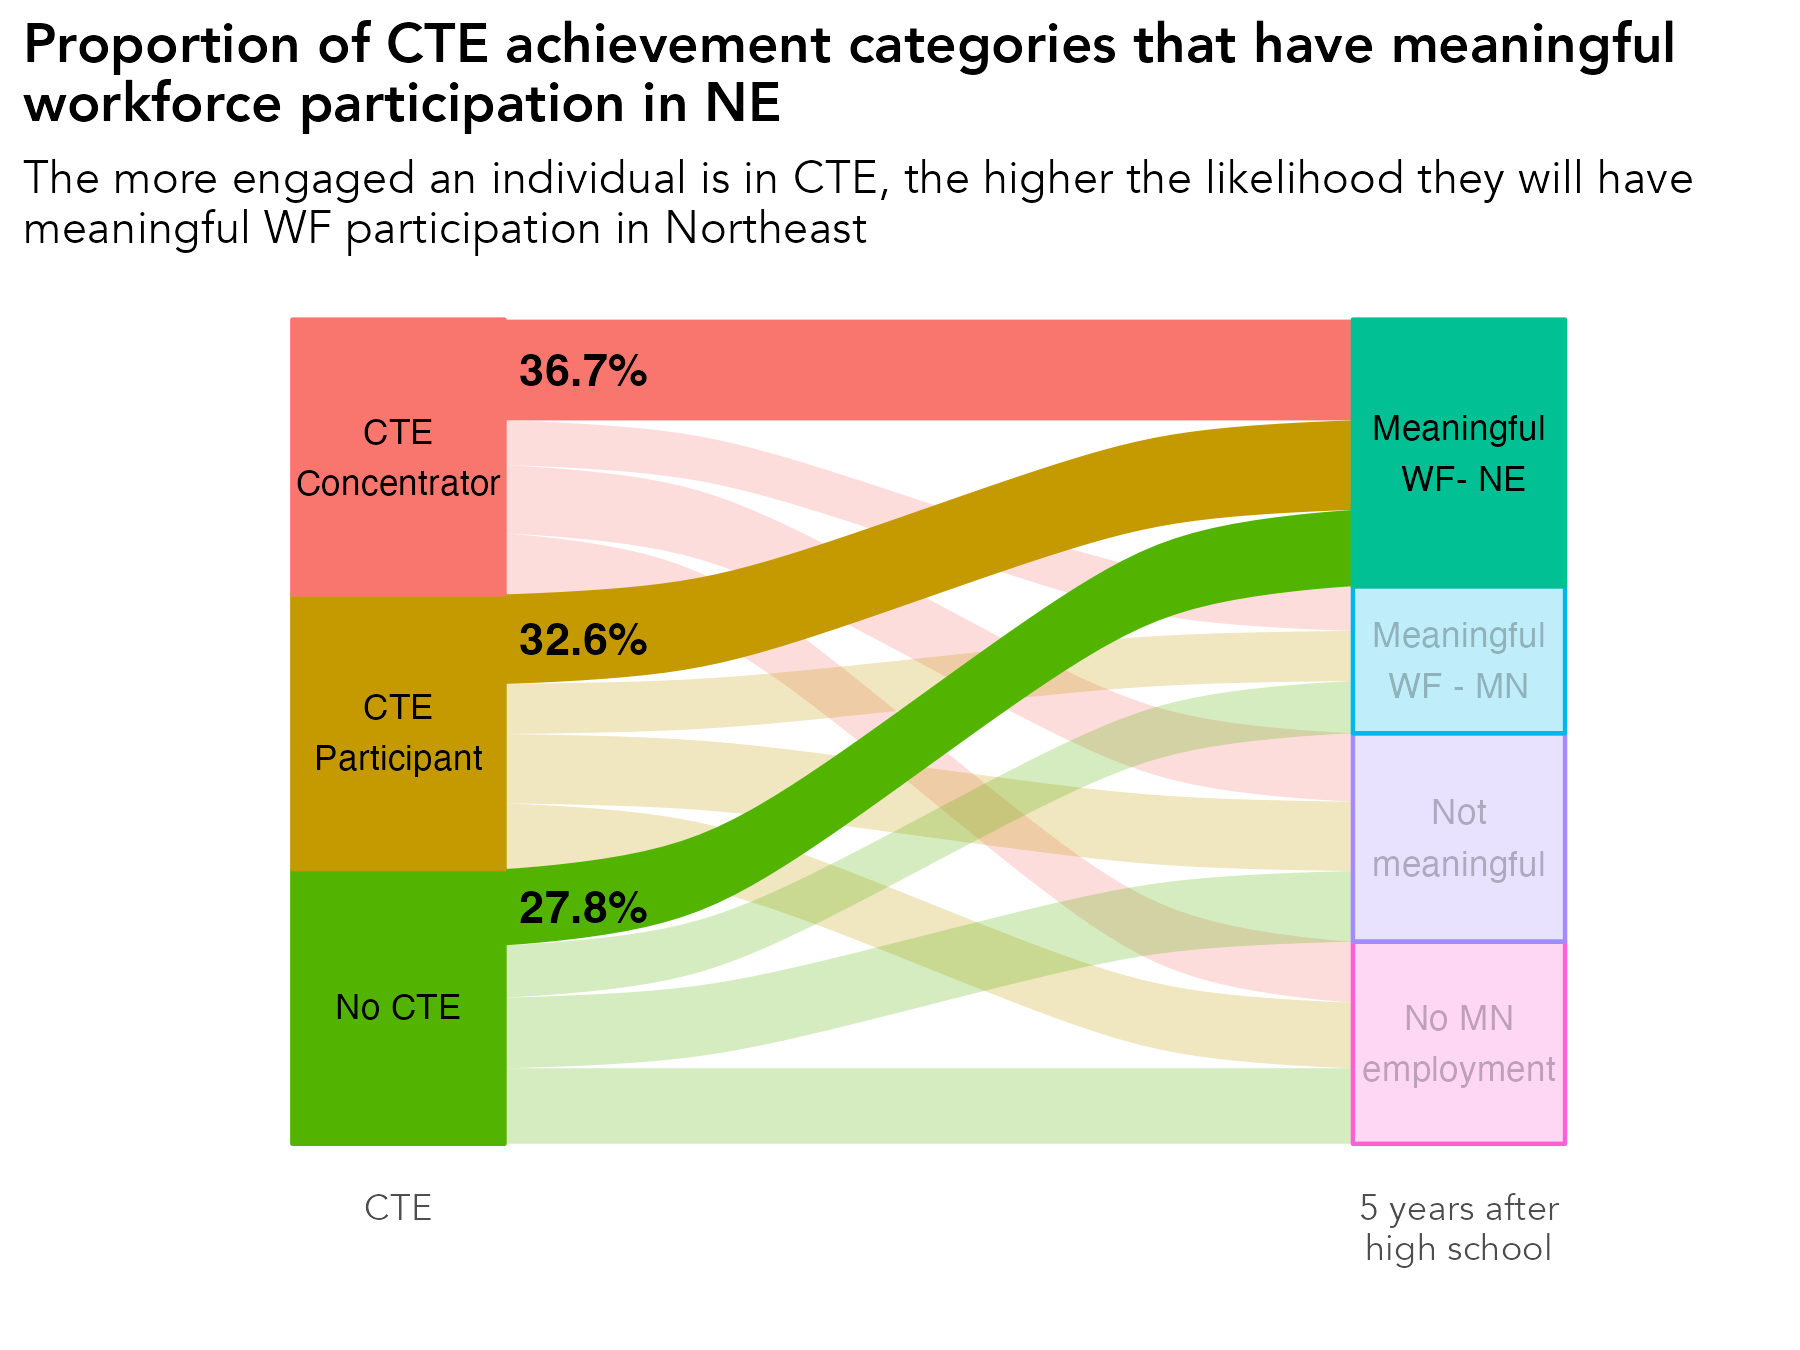

The script that saved this image:
# library -----------------------------------------------------------------
library(tidyverse)
library(sf)
library(ggrepel)
library(scales)
library(ggiraph)
library(rmapshaper)
library(cowplot)
library(RColorBrewer)
library(readxl)
library(lubridate)
library(readxl)
library(systemfonts)
reset_font_cache()
library(ggtext)
library(janitor)
library(cowplot)
library(ggalluvial)
library(ggsankey)


rm(list = ls())

# themes ------------------------------------------------------------------
theme_bar <- theme_bw() +
  theme(panel.grid.major = element_line(color = "grey70", size = 0.1),
        panel.grid.minor = element_blank(),
        axis.ticks = element_blank(),
        axis.text = element_text(face = "bold"),
        panel.border = element_blank(),
        legend.background = element_rect(fill = "transparent", color = "transparent"),
        legend.key = element_rect(fill = "transparent"),
        legend.key.size = unit(1, "lines"),
        legend.margin = margin(0,0,0,0),
        legend.title = element_blank(),
        legend.text = element_text(margin = margin(l = 2)),
        text = element_text(family = "Avenir") ,
        plot.title.position = "plot",
        plot.title = element_text(face = "bold"))

theme_line <- theme_bw() +
  theme(legend.background = element_rect(fill = "transparent", color = "transparent"),
        legend.key = element_rect(fill = "transparent"),
        legend.text = element_text(margin = margin(l = 2)),
        panel.grid.minor = element_blank(),
        panel.grid.major = element_line(color = "grey70", size = 0.1),
        axis.ticks = element_blank(),
        axis.text = element_text(face = "bold"),
        panel.border = element_blank(),
        legend.margin = margin(0,0,0,0),
        legend.key.size = unit(1, "lines"),
        text = element_text(family = "Avenir") ,
        plot.title.position = "plot",
        plot.title = element_text(face = "bold"))


theme_sf <- theme_bw() +
  theme(axis.text.x=element_blank(),
        axis.text.y=element_blank(),
        axis.ticks=element_blank(),
        panel.background = element_blank(),
        panel.grid.major = element_line(color = "white"),
        panel.border = element_blank(),
        legend.title = element_blank(),
        legend.text = element_text(margin = margin(l = 2)),
        legend.margin = margin(0,0,0,0),
        legend.key.size = unit(1, "lines"),
        text = element_text(family = "Avenir") ,
        plot.title.position = "plot",
        plot.title = element_text(face = "bold"))

theme_all <- theme_bw() +
  theme(axis.ticks=element_blank(),
        axis.text.y = element_blank(),
        panel.background = element_blank(),
        panel.grid.major = element_blank(),
        panel.grid = element_blank(),
        panel.border = element_blank(),
        legend.title = element_blank(),
        legend.text = element_text(margin = margin(l = 2)),
        legend.margin = margin(0,0,0,0),
        legend.key.size = unit(1, "lines"),
        text = element_text(family = "Avenir") ,
        plot.title.position = "plot",
        plot.title = element_text(face = "bold"))


regions <- read_csv("/Users/kellyasche/Library/CloudStorage/GoogleDrive-kasche@ruralmn.org/My Drive/Data Prep/R Projects/Join docs/county_regions.csv") %>%
  select(5,6) %>%
  unique() %>%
  mutate(edr = str_replace(edr, "  ", " "),
         planning.region = str_replace(planning.region, " Minnesota", ""),
         planning.region = fct_relevel(planning.region, "Northwest", "Northeast", "Central", "Seven County Mpls-St Paul", "Southwest", "Southeast"),
         edr = fct_relevel(edr, "EDR 1 - Northwest", "EDR 2 - Headwaters", "EDR 3 - Arrowhead", "EDR 4 - West Central", "EDR 5 - North Central", "EDR 6E- Southwest Central", "EDR 6W- Upper Minnesota Valley", "EDR 7E- East Central", "EDR 7W- Central", "EDR 8 - Southwest", "EDR 9 - South Central", "EDR 10 - Southeast", "EDR 11 - 7 County Twin Cities", "Minnesota"))

counties.regions <- read_csv("/Users/kellyasche/Library/CloudStorage/GoogleDrive-kasche@ruralmn.org/My Drive/Data Prep/R Projects/Join docs/county_regions.csv") %>%
  mutate(countyfp = formatC(countyfp, width = 3, flag = "0"),
         Name = str_to_title(Name),
         Name = str_replace(Name, "Q", "q"),
         Name = str_replace(Name, "Of The", "of the"),
         Name = str_replace(Name, "Mcleod", "McLeod"),
         Dem_Desc = ifelse(Name == "Minnesota", "Minnesota", Dem_Desc) ,
         edr = str_replace(edr, "  ", " "),
         planning.region = str_replace(planning.region, " Minnesota", ""),
         planning.region = fct_relevel(planning.region, "Northwest", "Northeast", "Central", "Seven County Mpls-St Paul", "Southwest", "Southeast"),
         edr = fct_relevel(edr, "EDR 1 - Northwest", "EDR 2 - Headwaters", "EDR 3 - Arrowhead", "EDR 4 - West Central", "EDR 5 - North Central", "EDR 6E- Southwest Central", "EDR 6W- Upper Minnesota Valley", "EDR 7E- East Central", "EDR 7W- Central", "EDR 8 - Southwest", "EDR 9 - South Central", "EDR 10 - Southeast", "EDR 11 - 7 County Twin Cities", "Minnesota"))

color.ruca <- c("Entirely rural" = "#009933", "Town/rural mix" = "#99CC33", "Urban/town/rural mix" = "#CC9966", "Entirely urban" = "#754C29", "Minnesota" = "black")

color.pr <- c("Northwest" = "#4575b4","Northeast" = "grey", "Central" = "#fee090", "Seven County Mpls-St Paul" = "#d73027", "Southwest" = "#91bfdb", "Southeast" = "#fc8d59", "Minnesota" = "black")

color.edr <- c("EDR 1 - Northwest" = "#b3cde3", "EDR 2 - Headwaters" = "#8c96c6", "EDR 3 - Arrowhead" = "#fe9929", "EDR 4 - West Central" = "#8856a7", "EDR 5 - North Central" = "#810f7c", "EDR 6E- Southwest Central" = "#e5f5f9", "EDR 6W- Upper Minnesota Valley" = "#bdc9e1", "EDR 7E- East Central" = "#99d8c9", "EDR 7W- Central" = "#2ca25f", "EDR 8 - Southwest" = "#74a9cf", "EDR 9 - South Central" = "#0570b0", "EDR 10 - Southeast" = "#d7301f", "EDR 11 - 7 County Twin Cities" = "#d8b365", "Minnesota" = "black")

color.pr.edr <- c ("Northwest" = "#4575b4","Northeast" = "#e0f3f8", "Central" = "#fee090", "Seven County Mpls-St Paul" = "#d73027", "Southwest" = "#91bfdb", "Southeast" = "#fc8d59", "Minnesota" = "black", "EDR 1 - Northwest" = "#b3cde3", "EDR 2 - Headwaters" = "#8c96c6", "EDR 3 - Arrowhead" = "#fe9929", "EDR 4 - West Central" = "#8856a7", "EDR 5 - North Central" = "#810f7c", "EDR 6E- Southwest Central" = "#e5f5f9", "EDR 6W- Upper Minnesota Valley" = "#bdc9e1", "EDR 7E- East Central" = "#99d8c9", "EDR 7W- Central" = "#2ca25f", "EDR 8 - Southwest" = "#74a9cf", "EDR 9 - South Central" = "#0570b0", "EDR 10 - Southeast" = "#d7301f", "EDR 11 - 7 County Twin Cities" = "#d8b365")

color.six <- c("#009933", "#4575b4", "grey", "#fee090", "#fc8d59", "#d73027")

mn_counties <- st_read("/Users/kellyasche/Library/CloudStorage/GoogleDrive-kasche@ruralmn.org/My Drive/Data Prep/R Projects/Shapefiles/County shapefiles/MNCounties_MNDOT.shp", quiet = TRUE) %>%
  ms_simplify(keep = .01, keep_shapes = TRUE) %>%
  rename("countyfp" = "FIPS_CODE")

counties.regions.1 <- counties.regions %>%
  mutate(statefp = "27",
         project.pr = ifelse(edr %in% c("EDR 1 - Northwest", "EDR 2 - Headwaters", "EDR 4 - West Central"), "Northwest",
                             ifelse(edr == "EDR 3 - Arrowhead", "Northeast",
                                    ifelse(edr %in% c("EDR 5 - North Central", "EDR 7E- East Central", "EDR 7W- Central"), "Central",
                                           ifelse(edr %in% c("EDR 6E- Southwest Central", "EDR 6W- Upper Minnesota Valley", "EDR 8 - Southwest"), "Southwest",
                                                  ifelse(edr %in% c("EDR 9 - South Central", "EDR 10 - Southeast"), "Southern", as.character(planning.region)))))),
         project.pr = fct_relevel(project.pr, "Northwest", "Northeast", "Central", "Seven County Mpls-St Paul", "Southwest", "Southern"))


# Prep data ---------------------------------------------------------------

original <- read_csv("Data/SLEDS/Masters/Master-report-dataset.csv")

data <- original %>%
  select(grad.year.5, cte.achievement) %>%
  filter(grad.year.5 != "After 2023") %>%
  filter(grad.year.5 != "Attending ps") %>%
  group_by(cte.achievement, grad.year.5) %>%
  summarize(n = n()) %>%
  ungroup() %>%
  group_by(cte.achievement) %>%
  mutate(pct = n / sum(n)) %>%
  ungroup() %>%
  mutate(grad.year.5 = str_replace(grad.year.5, "No MN emp record, not attending ps", "No MN employment"),
         grad.year.5 = str_replace(grad.year.5, "Not meaningful, not attending ps", "Not meaningful"),
         grad.year.5 = str_replace(grad.year.5, "Meaningful WF - Northeast", "Meaningful WF - NE"),
         cte.achievement = str_replace(cte.achievement, "CTE Concentrator or Completor", "CTE Concentrator"))

cte.order <- c( "CTE Concentrator", "CTE Participant","No CTE")

grad.year.5.order <- c("Meaningful WF - NE", "Meaningful WF - MN", "Not meaningful", "No MN employment")

cte.order.plot <- c( "CTE\nConcentrator", "CTE\nParticipant","No CTE")

grad.year.5.order.plot <- c("Meaningful\n WF- NE", "Meaningful\nWF - MN", "Not\nmeaningful", "No MN\nemployment")

df_lodes <- data %>%
  mutate(
    cte.achievement = factor(cte.achievement, levels = cte.order),
    grad.year.5     = factor(grad.year.5, levels = grad.year.5.order)
  ) %>%
  to_lodes_form(
    axes = c("cte.achievement", "grad.year.5"),
    key = "axis",
    value = "stratum",
    id = "flow_id"
  ) %>%
  group_by(flow_id) %>%
  mutate(
    highlight = if_else(
      any(stratum == "Meaningful WF - NE"),
      "highlight",
      "base"
    )
  ) %>%
  ungroup() %>%
  group_by(flow_id) %>%
  mutate(
    cte.achievement = first(stratum[axis == "cte.achievement"])
  ) %>%
  ungroup()

write_csv(df_lodes, "Charts/df_lodes.csv")

labels <- df_lodes %>%
  filter(axis == "cte.achievement", highlight == "highlight") %>%
  select(stratum, pct) %>%
  mutate(half.pct = pct / 2,
         cumsum = rev(seq(n())),
         yloc = cumsum - half.pct,
         highlight = "highlight") %>%
  select(-pct)

master <- df_lodes %>%
  left_join(labels, by = c("stratum", "highlight"))

names(labels)
# Create chart ------------------------------------------------------------

ggplot(
  master,
  aes(
    x = axis,
    stratum = stratum,
    alluvium = flow_id,
    y = pct,
    fill = cte.achievement,     # left-side colors
    alpha = highlight           # highlight flows
  )
) +
  geom_flow(width = 0.4) +
  geom_stratum(width = 0.4, aes(fill = stratum, color = stratum)) +
  geom_text(
    stat = "stratum",
    label = c(rev(cte.order.plot), rev(grad.year.5.order.plot)),
    size = 3
  ) +
  geom_text(aes(x = 1.35, y = yloc, label = percent(pct, accuracy = .1)), fontface = "bold") +
  scale_alpha_manual(
    values = c(highlight = 1, base = 0.25),
    guide = "none"
  ) +
  scale_x_discrete(
    limits = c("cte.achievement", "middle", "grad.year.5"),
    labels = c("CTE", "", "5 years after\nhigh school")
  ) +
  labs(x = "", 
       y = "",
       title = "Proportion of CTE achievement categories that have meaningful\nworkforce participation in NE",
       subtitle = "The more engaged an individual is in CTE, the higher the likelihood they will have\nmeaningful WF participation in Northeast") +
  theme_all +
  theme(legend.position = "none")

ggsave(filename = "Charts/Paper report/prop-cte-acheivement-meaningful-wf-ne.pdf", device = cairo_pdf, dpi = "print", width = 6, height = 4.5)

ggsave(filename = "Charts/Paper report/prop-cte-acheivement-meaningful-wf-ne.png", dpi = "print", width = 6, height = 4.5)
